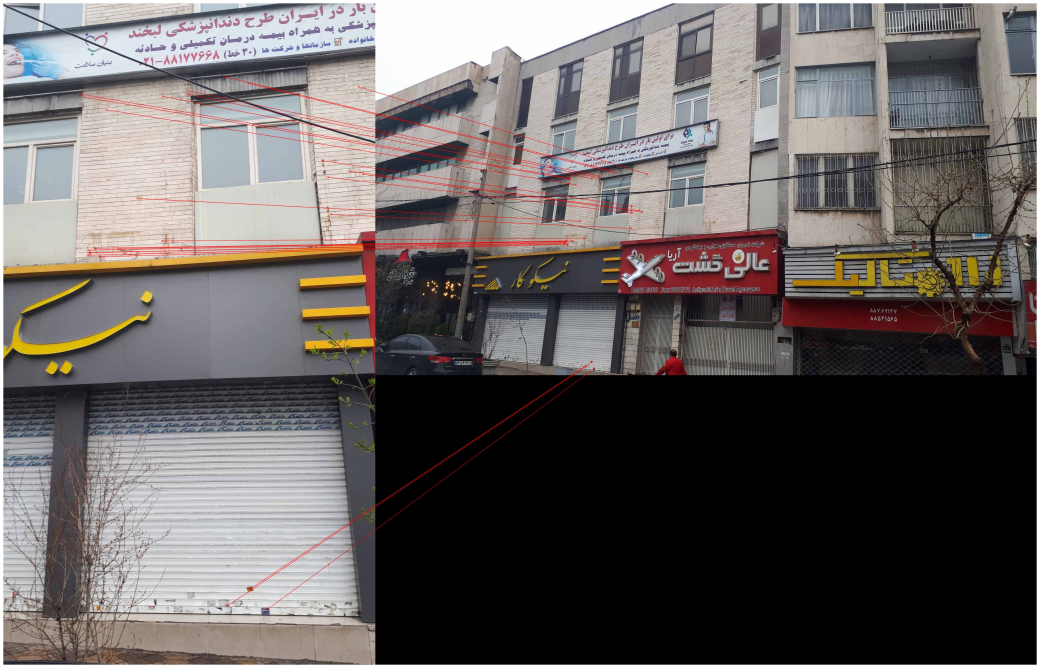
#> input picture Results/inliers_Q3.jpg, 3120 x 2004 px, given in place of im01.jpg, which was not available (shown at 1/3 size); the run also reads 1 picture not shown here
$ python Q1.py
#> lines starting #> are read from the running program, lines starting #| are printed output that depends on the picture; pictures that were not available may be replaced by others from this repository, and a replacement may not be noted
### Questions/Harris.py
import numpy as np
import cv2 as cv
import scipy.signal as sig
import scipy.ndimage as nd
import matplotlib.pyplot as plt
from matplotlib.patches import ConnectionPatch
from Utils import utils


def get_gray_image(path):
#> called with path = 'im01.jpg'
    im = cv.imread(path)
#> im is the input picture: shape (2004, 3120, 3); mean B, G, R 97, 97.9, 103
    gray_image = cv.cvtColor(im, cv.COLOR_BGR2GRAY)
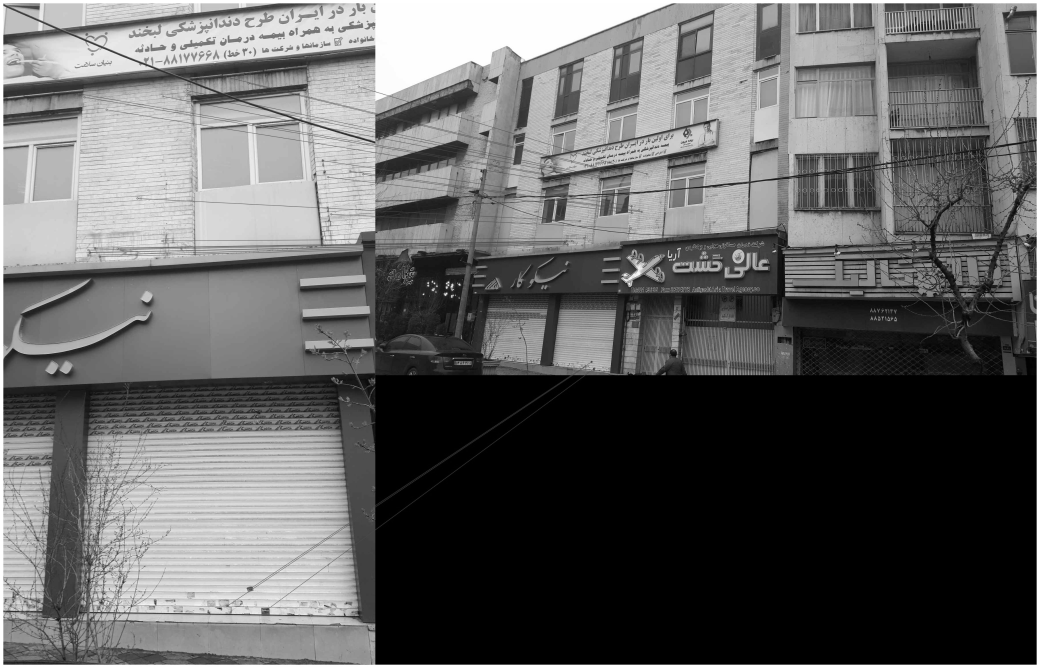
#> gray_image: shape (2004, 3120) (shown at 1/3 size); min 0, max 255, mean 99.3
    return gray_image


def get_grad(path):
    """"
    I used sobel filters to compute the derivations of the image
    """
    Gx = np.array([[1, 2, 1], [0, 0, 0], [-1, -2, -1]])
    Gy = Gx.transpose()
    gray_image = get_gray_image(path)
    Ix = sig.convolve2d(gray_image, Gx, mode='valid')
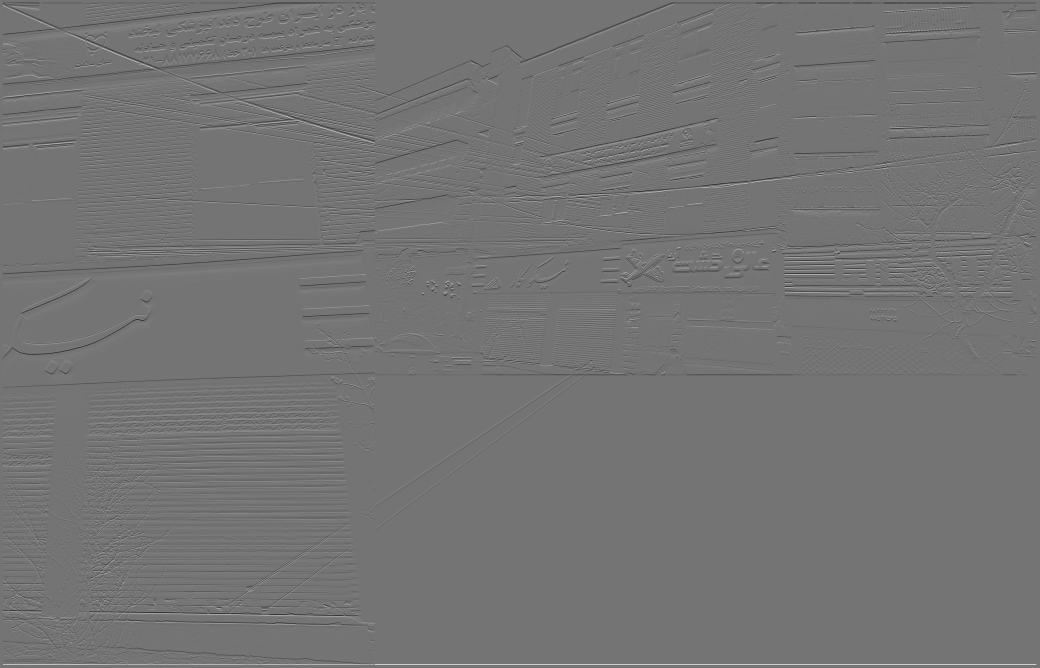
#> Ix: shape (2002, 3118) int64 (shown at 1/3 size); min -860, max 1020, mean 0; drawn with min black and max white
    Iy = sig.convolve2d(gray_image, Gy, mode='valid')
    Ix2 = Ix * Ix
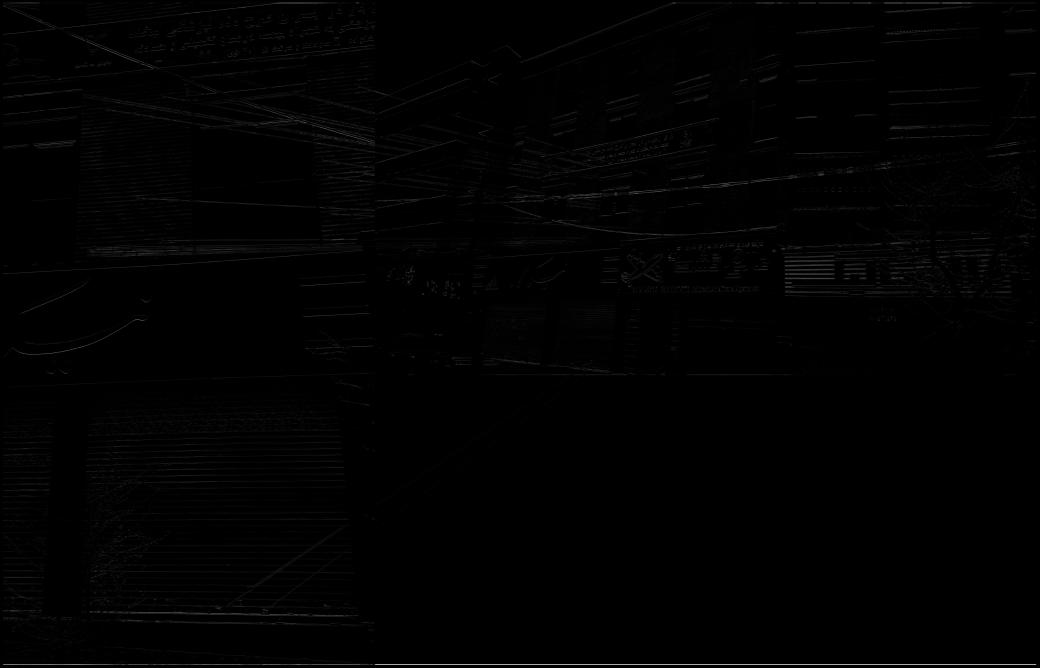
#> Ix2: shape (2002, 3118) int64 (shown at 1/3 size); min 0, max 1040400, mean 7088.6; drawn with min black and max white
    Iy2 = Iy * Iy
    Ixy = Ix * Iy

    return Ix2, Iy2, Ixy


def plot_abs_grad(path, fig_name):
    Ix2, Iy2, _ = get_grad(path)
    abs_grad = np.sqrt(Ix2 + Iy2)
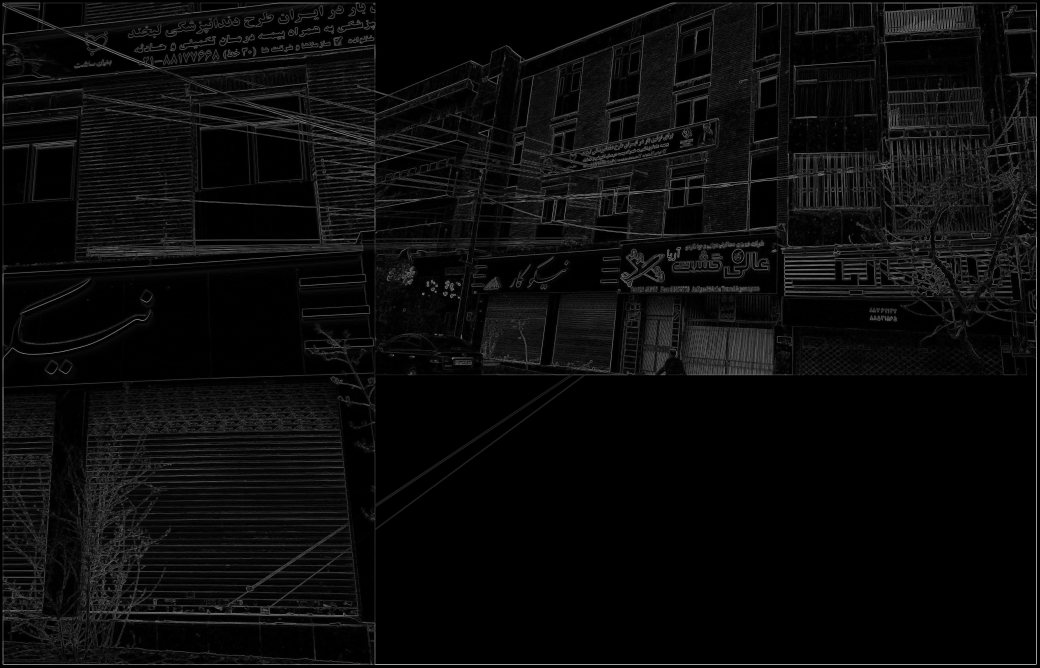
#> abs_grad: shape (2002, 3118) float64 (shown at 1/3 size); min 0, max 1076.2, mean 48.5; drawn with min black and max white
    utils.plot_array(fig_name, abs_grad)


# [89 lines left out: functions applying_guassian_filter, compute_score, non_maximum_suppression, one_point_nms, get_feature_vector, get_nonzero_locs and 1 more, not called in this run]


def get_dist(feat1, feat2):
    return np.sqrt(np.sum((feat1 - feat2)**2))


# [85 lines left out: functions get_nearests, check_d1_d2_tr, get_corresponding_points, plot_final_interest_points, plot_corresponding_points, not called in this run]

### Utils/utils.py
import matplotlib.pyplot as plt
import os
import cv2 as cv
import numpy as np


# [9 lines left out: function crop_zero_parts, not called in this run]


def plot_array(name, array, size=(40, 40)):
    if size is not None:
        plt.figure(figsize=size)
    plt.imshow(array, cmap='gray')
    plt.axis('off')
    if name is not None:
        save_fig(name)


# [7 lines left out: function plot_double_arrays, not called in this run]


def save_fig(name):
    if not os.path.exists("Results/"):
        os.mkdir("Results/")
    plt.savefig("Results/" + name, bbox_inches='tight')


def get_image(path):
    return cv.cvtColor(cv.imread(path), cv.COLOR_BGR2RGB)


# [6 lines left out: function replace_rows, not called in this run]

### Utils/config_reader.py
import configparser
import os


def param_config(path):
    parent_dir = os.getcwd()
    config = configparser.ConfigParser()
    config.read(parent_dir + '/Config/' + path)
#> (the run stopped early here; a loop or call above may not have finished)
